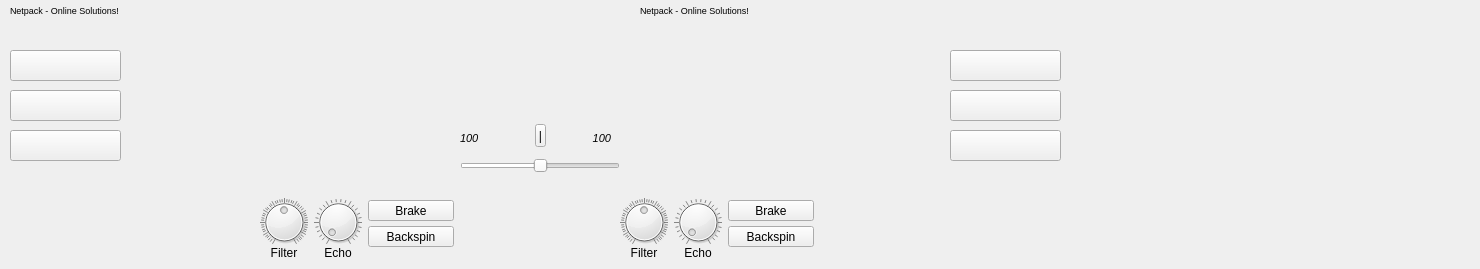
         <widget class="QWidget" name="tab_dj">
          <attribute name="icon">
           <iconset resource="resources.qrc">
            <normaloff>:/icons/record.png</normaloff>:/icons/record.png</iconset>
          </attribute>
          <attribute name="title">
           <string>DJ</string>
          </attribute>
          <widget class="QLabel" name="lp_1">
           <property name="geometry">
            <rect>
             <x>260</x>
             <y>30</y>
             <width>191</width>
             <height>161</height>
            </rect>
           </property>
           <property name="acceptDrops">
            <bool>true</bool>
           </property>
           <property name="text">
            <string/>
           </property>
           <property name="pixmap">
            <pixmap resource="resources.qrc">:/images/lp_player_p0.png</pixmap>
           </property>
           <property name="scaledContents">
            <bool>true</bool>
           </property>
          </widget>
          <widget class="QLabel" name="lp_2">
           <property name="geometry">
            <rect>
             <x>620</x>
             <y>30</y>
             <width>191</width>
             <height>161</height>
            </rect>
           </property>
           <property name="acceptDrops">
            <bool>true</bool>
           </property>
           <property name="text">
            <string/>
           </property>
           <property name="pixmap">
            <pixmap resource="resources.qrc">:/images/lp_player_p0.png</pixmap>
           </property>
           <property name="scaledContents">
            <bool>true</bool>
           </property>
          </widget>
          <widget class="QLabel" name="lp_1_txt_file">
           <property name="geometry">
            <rect>
             <x>10</x>
             <y>0</y>
             <width>611</width>
             <height>21</height>
            </rect>
           </property>
           <property name="font">
            <font>
             <pointsize>7</pointsize>
             <kerning>false</kerning>
            </font>
           </property>
           <property name="text">
            <string>Netpack - Online Solutions!</string>
           </property>
          </widget>
          <widget class="QLabel" name="lp_2_txt_file">
           <property name="geometry">
            <rect>
             <x>640</x>
             <y>0</y>
             <width>831</width>
             <height>21</height>
            </rect>
           </property>
           <property name="font">
            <font>
             <pointsize>7</pointsize>
             <kerning>false</kerning>
            </font>
           </property>
           <property name="text">
            <string>Netpack - Online Solutions!</string>
           </property>
           <property name="alignment">
            <set>Qt::AlignmentFlag::AlignLeading|Qt::AlignmentFlag::AlignLeft|Qt::AlignmentFlag::AlignVCenter</set>
           </property>
          </widget>
          <widget class="QPushButton" name="lp_1_bt_play">
           <property name="geometry">
            <rect>
             <x>10</x>
             <y>50</y>
             <width>111</width>
             <height>31</height>
            </rect>
           </property>
           <property name="font">
            <font>
             <pointsize>8</pointsize>
             <kerning>false</kerning>
            </font>
           </property>
           <property name="text">
            <string/>
           </property>
           <property name="icon">
            <iconset resource="resources.qrc">
             <normaloff>:/icons/ic_menu_play_clip.png</normaloff>:/icons/ic_menu_play_clip.png</iconset>
           </property>
          </widget>
          <widget class="QPushButton" name="lp_1_bt_play_2">
           <property name="geometry">
            <rect>
             <x>950</x>
             <y>50</y>
             <width>111</width>
             <height>31</height>
            </rect>
           </property>
           <property name="font">
            <font>
             <pointsize>8</pointsize>
             <kerning>false</kerning>
            </font>
           </property>
           <property name="text">
            <string/>
           </property>
           <property name="icon">
            <iconset resource="resources.qrc">
             <normaloff>:/icons/ic_menu_play_clip.png</normaloff>:/icons/ic_menu_play_clip.png</iconset>
           </property>
          </widget>
          <widget class="QPushButton" name="pushButton">
           <property name="geometry">
            <rect>
             <x>10</x>
             <y>130</y>
             <width>111</width>
             <height>31</height>
            </rect>
           </property>
           <property name="text">
            <string/>
           </property>
           <property name="icon">
            <iconset resource="resources.qrc">
             <normaloff>:/icons/draw-rectangle.png</normaloff>:/icons/draw-rectangle.png</iconset>
           </property>
          </widget>
          <widget class="QPushButton" name="pushButton_2">
           <property name="geometry">
            <rect>
             <x>950</x>
             <y>130</y>
             <width>111</width>
             <height>31</height>
            </rect>
           </property>
           <property name="text">
            <string/>
           </property>
           <property name="icon">
            <iconset resource="resources.qrc">
             <normaloff>:/icons/draw-rectangle.png</normaloff>:/icons/draw-rectangle.png</iconset>
           </property>
          </widget>
          <widget class="QPushButton" name="lp_1_bt_pause">
           <property name="geometry">
            <rect>
             <x>10</x>
             <y>90</y>
             <width>111</width>
             <height>31</height>
            </rect>
           </property>
           <property name="font">
            <font>
             <pointsize>8</pointsize>
             <kerning>false</kerning>
            </font>
           </property>
           <property name="text">
            <string/>
           </property>
           <property name="icon">
            <iconset resource="resources.qrc">
             <normaloff>:/icons/ic_pause_light.png</normaloff>:/icons/ic_pause_light.png</iconset>
           </property>
          </widget>
          <widget class="QPushButton" name="lp_2_bt_pause">
           <property name="geometry">
            <rect>
             <x>950</x>
             <y>90</y>
             <width>111</width>
             <height>31</height>
            </rect>
           </property>
           <property name="font">
            <font>
             <pointsize>8</pointsize>
             <kerning>false</kerning>
            </font>
           </property>
           <property name="text">
            <string/>
           </property>
           <property name="icon">
            <iconset resource="resources.qrc">
             <normaloff>:/icons/ic_pause_light.png</normaloff>:/icons/ic_pause_light.png</iconset>
           </property>
          </widget>
          <widget class="QSlider" name="horizontalSlider_lps_vol">
           <property name="geometry">
            <rect>
             <x>460</x>
             <y>145</y>
             <width>160</width>
             <height>41</height>
            </rect>
           </property>
           <property name="font">
            <font>
             <bold>false</bold>
             <kerning>false</kerning>
            </font>
           </property>
           <property name="styleSheet">
            <string notr="true">selection-background-color: rgb(255, 255, 255);
</string>
           </property>
           <property name="maximum">
            <number>200</number>
           </property>
           <property name="value">
            <number>100</number>
           </property>
           <property name="sliderPosition">
            <number>100</number>
           </property>
           <property name="orientation">
            <enum>Qt::Orientation::Horizontal</enum>
           </property>
           <property name="invertedAppearance">
            <bool>false</bool>
           </property>
           <property name="invertedControls">
            <bool>false</bool>
           </property>
          </widget>
          <widget class="QLabel" name="lbl_total_time_lp1">
           <property name="geometry">
            <rect>
             <x>130</x>
             <y>50</y>
             <width>121</width>
             <height>21</height>
            </rect>
           </property>
           <property name="font">
            <font>
             <pointsize>9</pointsize>
             <kerning>false</kerning>
            </font>
           </property>
           <property name="text">
            <string/>
           </property>
          </widget>
          <widget class="QLabel" name="lbl_total_time_lp2">
           <property name="geometry">
            <rect>
             <x>820</x>
             <y>50</y>
             <width>121</width>
             <height>20</height>
            </rect>
           </property>
           <property name="font">
            <font>
             <pointsize>9</pointsize>
             <kerning>false</kerning>
            </font>
           </property>
           <property name="text">
            <string/>
           </property>
          </widget>
          <widget class="QLabel" name="lbl_lp1_remaining">
           <property name="geometry">
            <rect>
             <x>130</x>
             <y>80</y>
             <width>121</width>
             <height>21</height>
            </rect>
           </property>
           <property name="font">
            <font>
             <pointsize>13</pointsize>
             <bold>true</bold>
             <kerning>true</kerning>
            </font>
           </property>
           <property name="styleSheet">
            <string notr="true">color: rgb(255, 0, 0);</string>
           </property>
           <property name="text">
            <string/>
           </property>
          </widget>
          <widget class="QLabel" name="lbl_lp2_remaining">
           <property name="geometry">
            <rect>
             <x>820</x>
             <y>70</y>
             <width>121</width>
             <height>21</height>
            </rect>
           </property>
           <property name="font">
            <font>
             <pointsize>13</pointsize>
             <bold>true</bold>
             <kerning>true</kerning>
            </font>
           </property>
           <property name="styleSheet">
            <string notr="true">color: rgb(255, 0, 0);</string>
           </property>
           <property name="text">
            <string/>
           </property>
          </widget>
          <widget class="QLabel" name="lbl_lp1_vol_level">
           <property name="geometry">
            <rect>
             <x>460</x>
             <y>130</y>
             <width>31</width>
             <height>17</height>
            </rect>
           </property>
           <property name="font">
            <font>
             <pointsize>8</pointsize>
             <italic>true</italic>
             <bold>false</bold>
             <kerning>false</kerning>
            </font>
           </property>
           <property name="text">
            <string>100</string>
           </property>
          </widget>
          <widget class="QLabel" name="lbl_lp2_vol_level">
           <property name="geometry">
            <rect>
             <x>580</x>
             <y>130</y>
             <width>31</width>
             <height>17</height>
            </rect>
           </property>
           <property name="font">
            <font>
             <pointsize>8</pointsize>
             <italic>true</italic>
             <bold>false</bold>
             <kerning>false</kerning>
            </font>
           </property>
           <property name="layoutDirection">
            <enum>Qt::LayoutDirection::LeftToRight</enum>
           </property>
           <property name="text">
            <string>100</string>
           </property>
           <property name="alignment">
            <set>Qt::AlignmentFlag::AlignRight|Qt::AlignmentFlag::AlignTrailing|Qt::AlignmentFlag::AlignVCenter</set>
           </property>
          </widget>
          <widget class="QToolButton" name="bt_center_lps_vol">
           <property name="geometry">
            <rect>
             <x>535</x>
             <y>124</y>
             <width>11</width>
             <height>23</height>
            </rect>
           </property>
           <property name="text">
            <string>|</string>
           </property>
          </widget>
          <widget class="QDial" name="lp1_dial_filter">
           <property name="geometry">
            <rect>
             <x>260</x>
             <y>198</y>
             <width>48</width>
             <height>48</height>
            </rect>
           </property>
           <property name="toolTip">
            <string>DJ filter: turn left for low-pass, right for high-pass, centre = off</string>
           </property>
           <property name="minimum">
            <number>-100</number>
           </property>
           <property name="maximum">
            <number>100</number>
           </property>
           <property name="value">
            <number>0</number>
           </property>
           <property name="notchesVisible">
            <bool>true</bool>
           </property>
          </widget>
          <widget class="QLabel" name="lbl_lp1_filter">
           <property name="geometry">
            <rect>
             <x>260</x>
             <y>246</y>
             <width>48</width>
             <height>14</height>
            </rect>
           </property>
           <property name="text">
            <string>Filter</string>
           </property>
           <property name="alignment">
            <set>Qt::AlignmentFlag::AlignCenter</set>
           </property>
          </widget>
          <widget class="QDial" name="lp1_dial_echo">
           <property name="geometry">
            <rect>
             <x>314</x>
             <y>198</y>
             <width>48</width>
             <height>48</height>
            </rect>
           </property>
           <property name="toolTip">
            <string>Echo: dry to full echo-out tail</string>
           </property>
           <property name="minimum">
            <number>0</number>
           </property>
           <property name="maximum">
            <number>100</number>
           </property>
           <property name="value">
            <number>0</number>
           </property>
           <property name="notchesVisible">
            <bool>true</bool>
           </property>
          </widget>
          <widget class="QLabel" name="lbl_lp1_echo">
           <property name="geometry">
            <rect>
             <x>314</x>
             <y>246</y>
             <width>48</width>
             <height>14</height>
            </rect>
           </property>
           <property name="text">
            <string>Echo</string>
           </property>
           <property name="alignment">
            <set>Qt::AlignmentFlag::AlignCenter</set>
           </property>
          </widget>
          <widget class="QPushButton" name="lp1_bt_brake">
           <property name="geometry">
            <rect>
             <x>368</x>
             <y>200</y>
             <width>86</width>
             <height>21</height>
            </rect>
           </property>
           <property name="toolTip">
            <string>Vinyl brake: the platter spins down to a stop</string>
           </property>
           <property name="text">
            <string>Brake</string>
           </property>
          </widget>
          <widget class="QPushButton" name="lp1_bt_backspin">
           <property name="geometry">
            <rect>
             <x>368</x>
             <y>226</y>
             <width>86</width>
             <height>21</height>
            </rect>
           </property>
           <property name="toolTip">
            <string>Backspin: whips the record backwards, then stops</string>
           </property>
           <property name="text">
            <string>Backspin</string>
           </property>
          </widget>
          <widget class="QDial" name="lp2_dial_filter">
           <property name="geometry">
            <rect>
             <x>620</x>
             <y>198</y>
             <width>48</width>
             <height>48</height>
            </rect>
           </property>
           <property name="toolTip">
            <string>DJ filter: turn left for low-pass, right for high-pass, centre = off</string>
           </property>
           <property name="minimum">
            <number>-100</number>
           </property>
           <property name="maximum">
            <number>100</number>
           </property>
           <property name="value">
            <number>0</number>
           </property>
           <property name="notchesVisible">
            <bool>true</bool>
           </property>
          </widget>
          <widget class="QLabel" name="lbl_lp2_filter">
           <property name="geometry">
            <rect>
             <x>620</x>
             <y>246</y>
             <width>48</width>
             <height>14</height>
            </rect>
           </property>
           <property name="text">
            <string>Filter</string>
           </property>
           <property name="alignment">
            <set>Qt::AlignmentFlag::AlignCenter</set>
           </property>
          </widget>
          <widget class="QDial" name="lp2_dial_echo">
           <property name="geometry">
            <rect>
             <x>674</x>
             <y>198</y>
             <width>48</width>
             <height>48</height>
            </rect>
           </property>
           <property name="toolTip">
            <string>Echo: dry to full echo-out tail</string>
           </property>
           <property name="minimum">
            <number>0</number>
           </property>
           <property name="maximum">
            <number>100</number>
           </property>
           <property name="value">
            <number>0</number>
           </property>
           <property name="notchesVisible">
            <bool>true</bool>
           </property>
          </widget>
          <widget class="QLabel" name="lbl_lp2_echo">
           <property name="geometry">
            <rect>
             <x>674</x>
             <y>246</y>
             <width>48</width>
             <height>14</height>
            </rect>
           </property>
           <property name="text">
            <string>Echo</string>
           </property>
           <property name="alignment">
            <set>Qt::AlignmentFlag::AlignCenter</set>
           </property>
          </widget>
          <widget class="QPushButton" name="lp2_bt_brake">
           <property name="geometry">
            <rect>
             <x>728</x>
             <y>200</y>
             <width>86</width>
             <height>21</height>
            </rect>
           </property>
           <property name="toolTip">
            <string>Vinyl brake: the platter spins down to a stop</string>
           </property>
           <property name="text">
            <string>Brake</string>
           </property>
          </widget>
          <widget class="QPushButton" name="lp2_bt_backspin">
           <property name="geometry">
            <rect>
             <x>728</x>
             <y>226</y>
             <width>86</width>
             <height>21</height>
            </rect>
           </property>
           <property name="toolTip">
            <string>Backspin: whips the record backwards, then stops</string>
           </property>
           <property name="text">
            <string>Backspin</string>
           </property>
          </widget>
         </widget>
